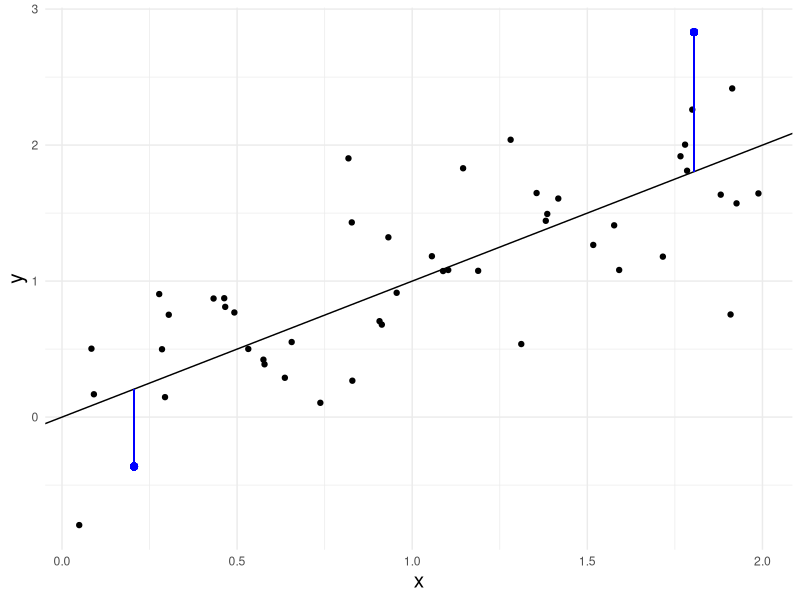
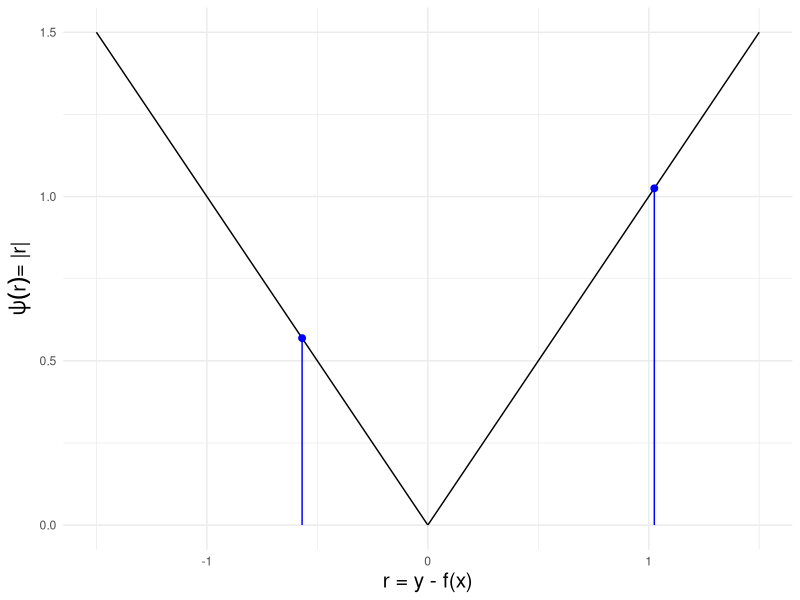
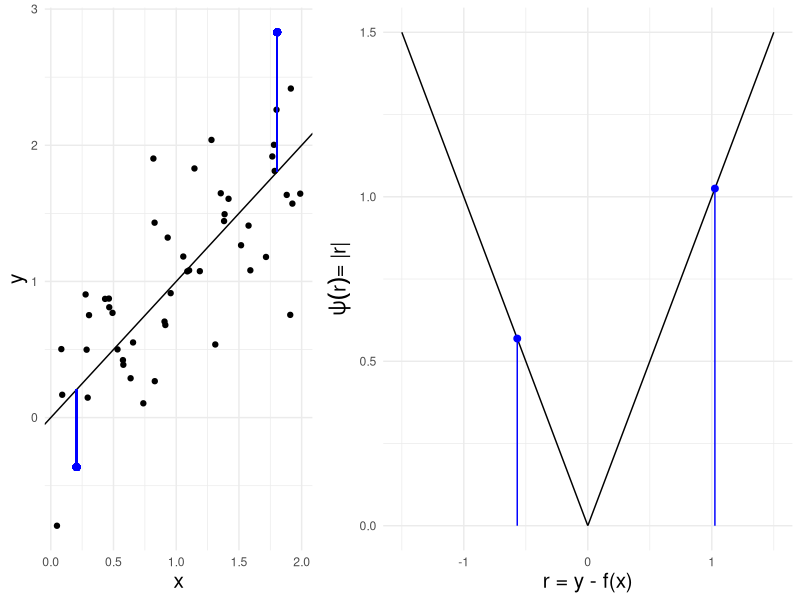

The R source for these figures, in order: (Note: this script raises an error after producing the figures.)
# ------------------------------------------------------------------------------
# FIG: DISTANCE-BASED, TRANSLATION-INVARIANT, SYMMETRIC LOSSES
# ------------------------------------------------------------------------------

library(ggplot2)
library(dplyr)

# DATA -------------------------------------------------------------------------

set.seed(123L)
x <- sort(runif(50L, 0L, 2L))
y <- x + rnorm(length(x), sd = 0.5)
df_1 <- data.frame(x = x, y = y, diff = y - x)

df_2 <- data.frame(x = seq(-1.5, 1.5, length.out = 800L))
df_2$y <- abs(df_2$x)
df_2$z <- (df_2$x)^2

df_3 <- data.frame(x = seq(-1L, 1L, length.out = 800L))
df_3$y <- (df_3$x)^2

# PLOT 1: DISTANCE-BASED -------------------------------------------------------

add_markers <- function(plot, index, negative = TRUE) {
  
  plot + 
    ggplot2::geom_segment(
      mapping = aes(
        x = df_1[index, "x"],
        xend = df_1[index, "x"],
        y = df_1[index, "x"],
        yend = df_1[index, "y"]),
      color = "blue",
      inherit.aes = FALSE) +
      ggplot2::geom_point(
        mapping = aes(
          x = df_1[index, "x"],
          y = df_1[index, "y"]),
        size = 2L,
        color = "blue")
  
}

add_markers_2 <- function(plot, index, negative = TRUE) {
  
  plot + 
    ggplot2::geom_segment(
      aes(
        x = df_1[index, "diff"],
        xend = df_1[index, "diff"],
        y = 0L,
        yend = abs(df_1[index, "diff"])),
      color = "blue") +
    ggplot2::geom_point(
      mapping = aes(
        x = df_1[index, "diff"],
        y = abs(df_1[index, "diff"])),
      size = 2L,
      color = "blue")
  
}

p_1 <- ggplot2::ggplot(df_1, aes(x, y)) + 
  theme_minimal() +
  geom_point() + 
  geom_abline(intercept = 0L, slope = 1L) +
  theme(axis.title = element_text(size = 15L))
p_1 <- p_1 %>% 
  add_markers(4L) %>% 
  add_markers(45L)

p_2 <- ggplot2::qplot(df_2$x, df_2$y, geom = "line") +
  theme_minimal() +
  xlab("r = y - f(x)") +
  ylab(bquote(paste(psi(r), "= |r|"))) +
  theme(axis.title = element_text(size = 15L))
p_2 <- p_2 %>%
  add_markers_2(4L) %>%
  add_markers_2(45L)

p_3 <- cowplot::plot_grid(
  p_1, 
  p_2, 
  ncol = 2L, 
  align = "h", 
  rel_widths = c(0.4, 0.6))

ggplot2::ggsave(
  "../figure/loss_dist_based.png",
  p_3,
  width = 4L,
  height = 2.6)

# PLOT 2: TRANSLATION-INVARIANT ------------------------------------------------

p_4 <- ggplot2::qplot(df_2$x, df_2$z, geom = "line") +
  theme_minimal() +
  xlab("(y + a) - (f(x) + a))") +
  ylab(bquote(((y + a) - (f(x) + a))**2)) +  
  theme(axis.title = element_text(size = 15L))

ggplot2::ggsave(
  "../figure/loss_transl_inv.png",
  p_4,
  width = 4L,
  height = 2.6)

# PLOT 3: SYMMETRIC ------------------------------------------------------------

p_5 <- ggplot2::qplot(df_3$x, df_3$y, geom = "line") +
  theme_minimal() +
  xlab(bquote(pi(x) - y)) +
  ylab(bquote((pi(x) - y)**2)) +  
  theme(axis.title = element_text(size = 15L))

p_6 <- ggplot2::qplot(df_3$x, df_3$y, geom = "line") +
  theme_minimal() +
  xlab(bquote(y - pi(x))) +
  ylab(bquote((y - pi(x))**2)) +  
  theme(axis.title = element_text(size = 15L))

p_7 <- cowplot::plot_grid(p_5, p_6, ncol = 2L, align = "h")

ggplot2::ggsave(
  "../figure/loss_symmetric.png",
  p_7,
  width = 4L,
  height = 2.6)
